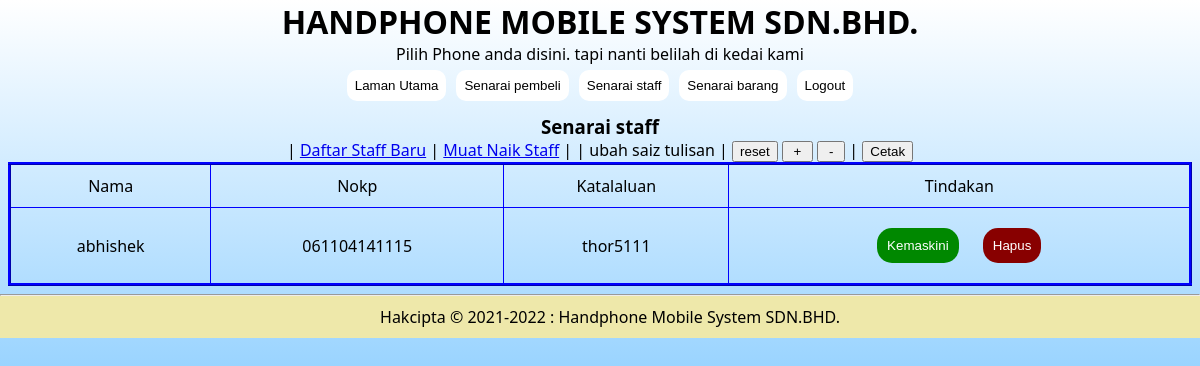
The app's page /senarai-staff.php (signed in) with its own data.
### tables this page shows
CREATE TABLE `staff` (
  `nokp_staff` varchar(12) NOT NULL,
  `nama_staff` varchar(60) DEFAULT NULL,
  `katalaluan_staff` varchar(30) DEFAULT NULL
);

### senarai-staff.php (the view, shortened to what this page needs)
<?php
include('header.php');
include('connection.php');
?>
<h3 >Senarai staff</h3>
| <a href='staff-signup-borang.php'>Daftar Staff Baru</a>
| <a href='staff-upload-borang.php'>Muat Naik Staff</a>
|
<?php include('butang-saiz.php'); ?>
<table width='100%' border='1' id='saiz'>
    <tr>
        <td>Nama</td>
        <td>Nokp</td>
        <td>Katalaluan</td>
        <td>Tindakan</td>
    </tr>
<?php
$arahan_papar="select* from staff ";
$laksana = mysqli_query($condb,$arahan_papar);
    while($m = mysqli_fetch_array($laksana))
    {
        $data_get=array(
            'nama'          => $m['nama_staff'],
            'nokp'          => $m['nokp_staff'],
            'katalaluan'    => $m['katalaluan_staff']
        );
        echo"<tr>
        <td>".$m['nama_staff']."</td>
        <td>".$m['nokp_staff']."</td>
        <td>".$m['katalaluan_staff']."</td>
        ";
        echo"<td>
        <button class='kemaskini' onclick=\"location.href='staff-kemaskini-borang.php?".http_build_query($data_get)."'\">Kemaskini</button>
        <button class='hapus' onclick=\"confirmFirst('Anda pasti anda ingin memadam data ini.', 'staff-padam-proses.php?nokp=".$m['nokp_staff']."');\">Hapus</button>
        </td>
        </tr>";
    }
    ?>
    </table>
    <?php include ('footer.php'); ?>

### header.php (style rules this page uses)
* { margin: 0; }
body { background: linear-gradient(180deg, white, #23A1FF); background-attachment: fixed; font-family:'Segoe UI', Tahoma, Geneva, Verdana, sans-serif; margin:0; padding:0; }
h3 { color: black; }
table { width: 100%; border-collapse: collapse; border: 3px ridge blue; }
td { padding: 10px; }

### senarai-staff.php (style rules this page uses)
.kemaskini { border: none; box-shadow: none; padding: 10px; margin: 10px; border-radius: 15px; background-color: #008800; color: white; text-align: center; cursor: pointer; }
.hapus { border: none; box-shadow: none; padding: 10px; margin: 10px; border-radius: 15px; background-color: #880000; color: white; text-align: center; cursor: pointer; }

### records on screen
staff: nama_staff "abhishek", nokp_staff "061104141115", katalaluan_staff "thor5111"
